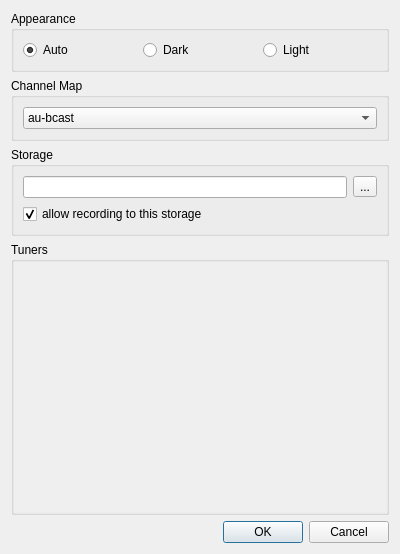
<?xml version="1.0" encoding="UTF-8"?>
<ui version="4.0">
 <class>PreferencesDialog</class>
 <widget class="QDialog" name="PreferencesDialog">
  <property name="geometry">
   <rect>
    <x>0</x>
    <y>0</y>
    <width>400</width>
    <height>554</height>
   </rect>
  </property>
  <property name="windowTitle">
   <string>Preferences</string>
  </property>
  <layout class="QVBoxLayout" name="verticalLayout_4">
   <item>
    <widget class="QGroupBox" name="appeareanceGroupBox">
     <property name="title">
      <string>Appearance</string>
     </property>
     <layout class="QHBoxLayout" name="horizontalLayout_2">
      <item>
       <widget class="QRadioButton" name="radioButtonAuto">
        <property name="text">
         <string>Auto</string>
        </property>
        <property name="checked">
         <bool>true</bool>
        </property>
        <attribute name="buttonGroup">
         <string notr="true">appearanceButtonGroup</string>
        </attribute>
       </widget>
      </item>
      <item>
       <widget class="QRadioButton" name="radioButtonDark">
        <property name="text">
         <string>Dark</string>
        </property>
        <attribute name="buttonGroup">
         <string notr="true">appearanceButtonGroup</string>
        </attribute>
       </widget>
      </item>
      <item>
       <widget class="QRadioButton" name="radioButtonLight">
        <property name="text">
         <string>Light</string>
        </property>
        <attribute name="buttonGroup">
         <string notr="true">appearanceButtonGroup</string>
        </attribute>
       </widget>
      </item>
     </layout>
    </widget>
   </item>
   <item>
    <widget class="QGroupBox" name="groupBox">
     <property name="title">
      <string>Channel Map</string>
     </property>
     <layout class="QVBoxLayout" name="verticalLayout_2">
      <item>
       <widget class="QComboBox" name="channelMapComboBox">
        <property name="currentText">
         <string>au-bcast</string>
        </property>
        <item>
         <property name="text">
          <string>au-bcast</string>
         </property>
        </item>
        <item>
         <property name="text">
          <string>au-cable</string>
         </property>
        </item>
        <item>
         <property name="text">
          <string>eu-bcast</string>
         </property>
        </item>
        <item>
         <property name="text">
          <string>eu-cable</string>
         </property>
        </item>
        <item>
         <property name="text">
          <string>tw-bcast</string>
         </property>
        </item>
        <item>
         <property name="text">
          <string>tw-cable</string>
         </property>
        </item>
        <item>
         <property name="text">
          <string>kr-bcast</string>
         </property>
        </item>
        <item>
         <property name="text">
          <string>kr-cable</string>
         </property>
        </item>
        <item>
         <property name="text">
          <string>us-bcast</string>
         </property>
        </item>
        <item>
         <property name="text">
          <string>us-cable</string>
         </property>
        </item>
        <item>
         <property name="text">
          <string>us-hrc</string>
         </property>
        </item>
        <item>
         <property name="text">
          <string>us-irc</string>
         </property>
        </item>
        <item>
         <property name="text">
          <string>jp-bcast</string>
         </property>
        </item>
       </widget>
      </item>
     </layout>
    </widget>
   </item>
   <item>
    <widget class="QGroupBox" name="storageGroupBox">
     <property name="title">
      <string>Storage</string>
     </property>
     <layout class="QVBoxLayout" name="verticalLayout_3">
      <item>
       <layout class="QHBoxLayout" name="horizontalLayout">
        <item>
         <widget class="QLineEdit" name="storageLineEdit"/>
        </item>
        <item>
         <widget class="QToolButton" name="storageToolButton">
          <property name="text">
           <string>...</string>
          </property>
         </widget>
        </item>
       </layout>
      </item>
      <item>
       <widget class="QCheckBox" name="allowRecordingCheckBox">
        <property name="toolTip">
         <string>&lt;html&gt;&lt;head/&gt;&lt;body&gt;&lt;p&gt;Network shared DVR storage should have just one DVR instance responsible for writing to it.&lt;br/&gt;&lt;br/&gt;When multiple DVR instances are allowed to write to the same storage only one will be able to (on first come first served basis), or when the current write-enabled DVR instance quits.&lt;br/&gt;&lt;br/&gt;You can explicitly disable local DVR recording to shared storage here.&lt;br/&gt;&lt;/p&gt;&lt;/body&gt;&lt;/html&gt;</string>
        </property>
        <property name="text">
         <string>allow recording to this storage</string>
        </property>
        <property name="checked">
         <bool>true</bool>
        </property>
       </widget>
      </item>
     </layout>
    </widget>
   </item>
   <item>
    <widget class="QGroupBox" name="tunersGroupBox">
     <property name="title">
      <string>Tuners</string>
     </property>
     <layout class="QVBoxLayout" name="verticalLayout">
      <property name="leftMargin">
       <number>0</number>
      </property>
      <property name="topMargin">
       <number>0</number>
      </property>
      <property name="rightMargin">
       <number>0</number>
      </property>
      <property name="bottomMargin">
       <number>0</number>
      </property>
      <item>
       <widget class="QScrollArea" name="tunersScrollArea">
        <property name="frameShape">
         <enum>QFrame::NoFrame</enum>
        </property>
        <property name="widgetResizable">
         <bool>true</bool>
        </property>
        <widget class="QWidget" name="tunersScrollAreaContents">
         <property name="geometry">
          <rect>
           <x>0</x>
           <y>0</y>
           <width>370</width>
           <height>250</height>
          </rect>
         </property>
        </widget>
       </widget>
      </item>
     </layout>
    </widget>
   </item>
   <item>
    <widget class="QDialogButtonBox" name="buttonBox">
     <property name="orientation">
      <enum>Qt::Horizontal</enum>
     </property>
     <property name="standardButtons">
      <set>QDialogButtonBox::Cancel|QDialogButtonBox::Ok</set>
     </property>
    </widget>
   </item>
  </layout>
 </widget>
 <resources/>
 <connections>
  <connection>
   <sender>buttonBox</sender>
   <signal>accepted()</signal>
   <receiver>PreferencesDialog</receiver>
   <slot>accept()</slot>
   <hints>
    <hint type="sourcelabel">
     <x>248</x>
     <y>254</y>
    </hint>
    <hint type="destinationlabel">
     <x>157</x>
     <y>274</y>
    </hint>
   </hints>
  </connection>
  <connection>
   <sender>buttonBox</sender>
   <signal>rejected()</signal>
   <receiver>PreferencesDialog</receiver>
   <slot>reject()</slot>
   <hints>
    <hint type="sourcelabel">
     <x>316</x>
     <y>260</y>
    </hint>
    <hint type="destinationlabel">
     <x>286</x>
     <y>274</y>
    </hint>
   </hints>
  </connection>
 </connections>
 <buttongroups>
  <buttongroup name="appearanceButtonGroup"/>
 </buttongroups>
</ui>
